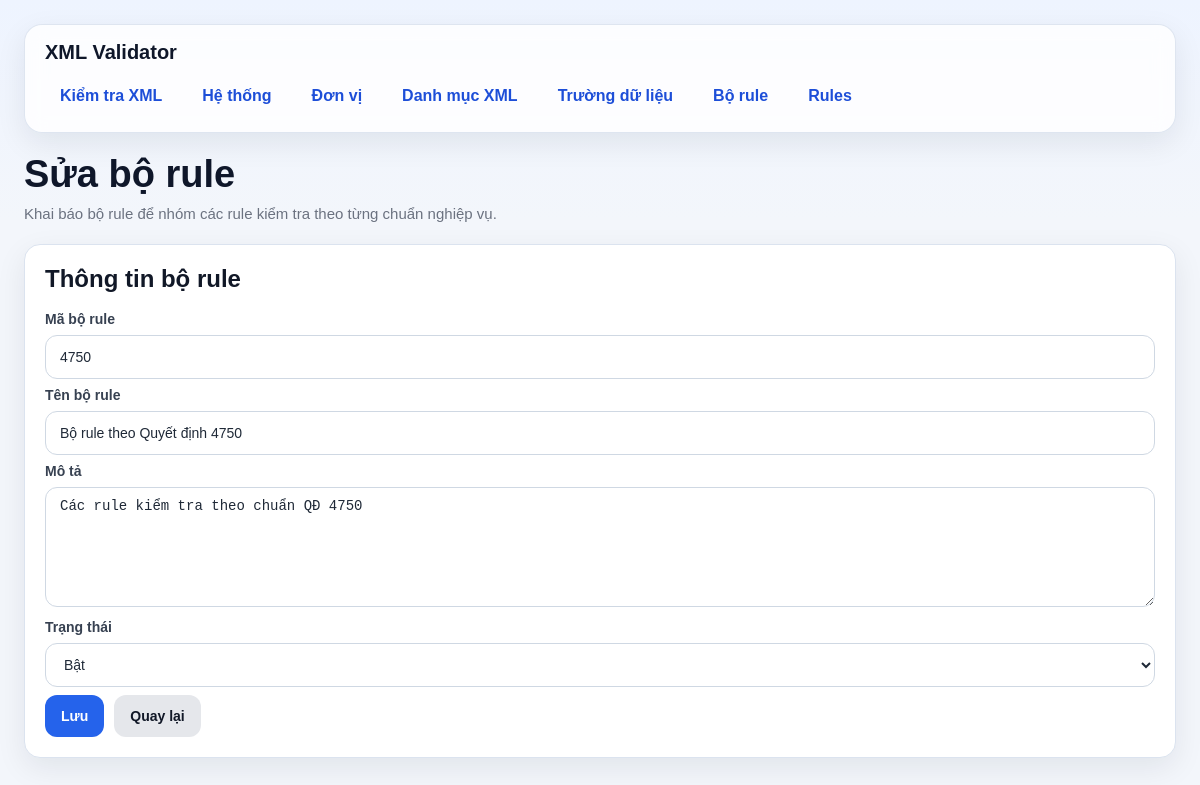
Page /rule-sets/1/edit on the earlier database version.
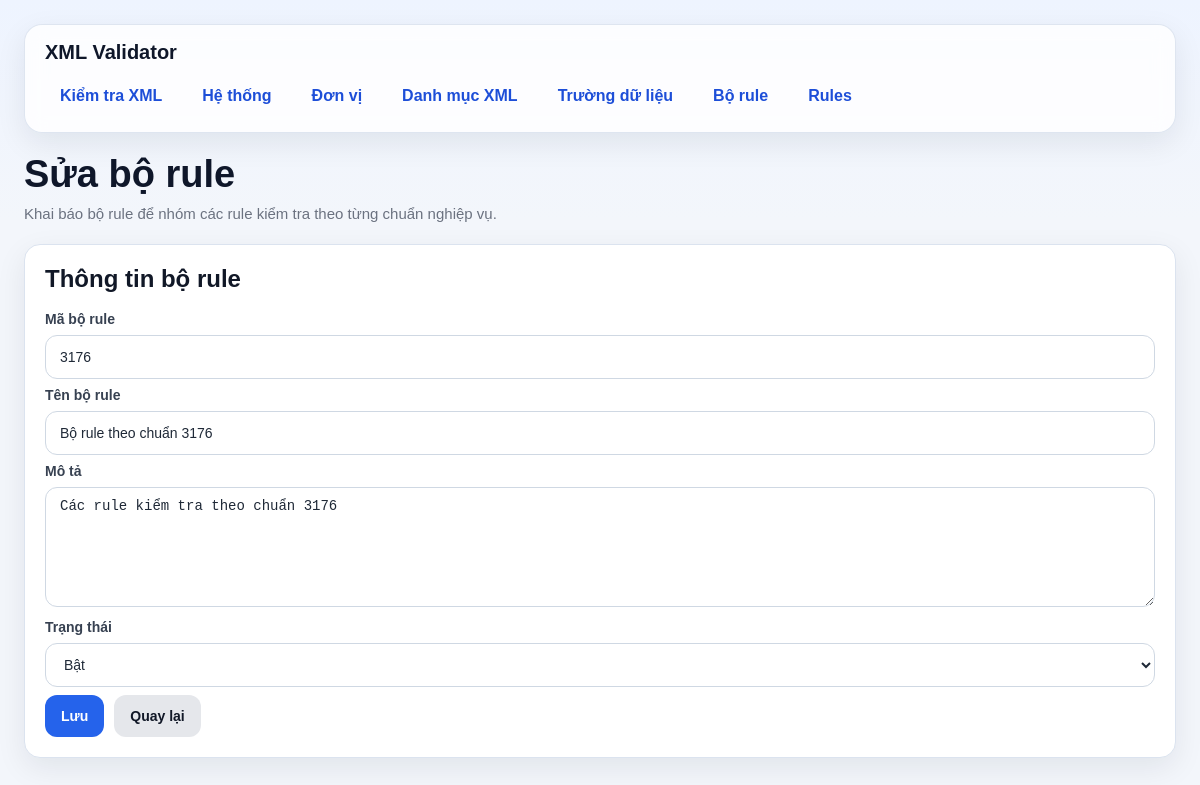
Same page on the later database version.
### models/rule_model.py (models this page shows, shortened)
class BoRule(db.Model):
    __tablename__ = "bo_rule"
    id = db.Column(db.Integer, primary_key=True)
    ma_bo_rule = db.Column(db.String(100), nullable=False, unique=True)
    ten_bo_rule = db.Column(db.String(255), nullable=False)
    mo_ta = db.Column(db.String(500), nullable=True)
    is_active = db.Column(db.Boolean, nullable=False, default=True)

### routes/rule_set_routes.py (the view, shortened to what this page needs)
@rule_set_bp.route("/<int:item_id>/edit", methods=["GET", "POST"])
def edit_rule_set(item_id):
    item = BoRule.query.get_or_404(item_id)
    return render_template("rule_set_form.html", item=item)

### templates/rule_set_form.html (shortened to what this page needs)
{% extends "base.html" %}
{% block content %}
<div class="page-header">
    <h1 class="page-title">{% if item %}Sửa bộ rule{% else %}Thêm bộ rule{% endif %}</h1>
    <div class="page-subtitle">Khai báo bộ rule để nhóm các rule kiểm tra theo từng chuẩn nghiệp vụ.</div>
</div>
<div class="card">
    <h2 class="card-title">Thông tin bộ rule</h2>
    <form method="POST">
        <label>Mã bộ rule</label>
        <input type="text" name="ma_bo_rule" required value="{{ item.ma_bo_rule if item else '' }}" placeholder="4750">
        <label>Tên bộ rule</label>
        <input type="text" name="ten_bo_rule" required value="{{ item.ten_bo_rule if item else '' }}" placeholder="Bộ rule 4750">
        <label>Mô tả</label>
        <textarea name="mo_ta" placeholder="Mô tả ngắn về bộ rule">{{ item.mo_ta if item and item.mo_ta else '' }}</textarea>
        <label>Trạng thái</label>
        <select name="is_active">
            <option value="1" {% if not item or item.is_active %}selected{% endif %}>Bật</option>
        </select>
        <div class="actions">
            <button type="submit" class="btn btn-primary">Lưu</button>
            <a href="/rule-sets" class="btn btn-secondary">Quay lại</a>
        </div>
    </form>
</div>
{% endblock %}

Differences in the rows shown:
changed BoRule "Bật": ma_bo_rule "4750" → "3176"; ten_bo_rule "Bộ rule theo Quyết định 4750" → "Bộ rule theo chuẩn 3176"; mo_ta "Các rule kiểm tra theo chuẩn QĐ 4750" → "Các rule kiểm tra theo chuẩn 3176"
